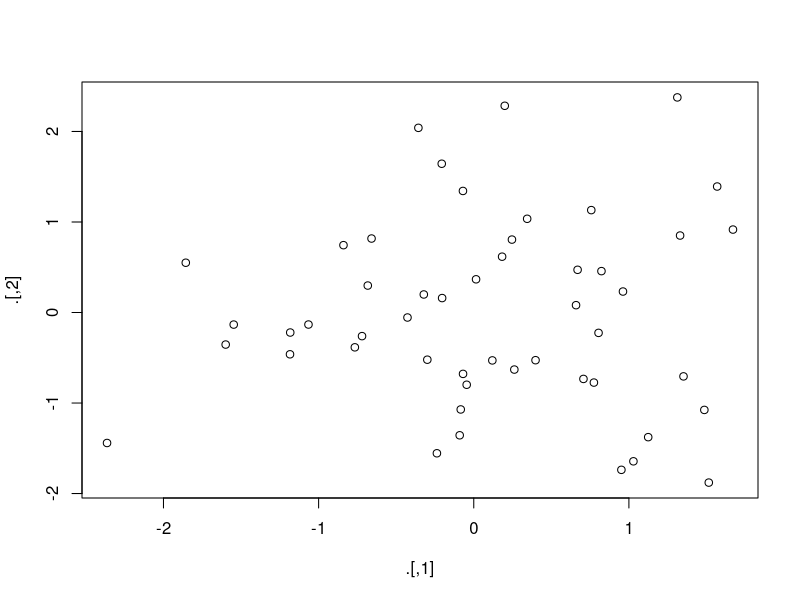
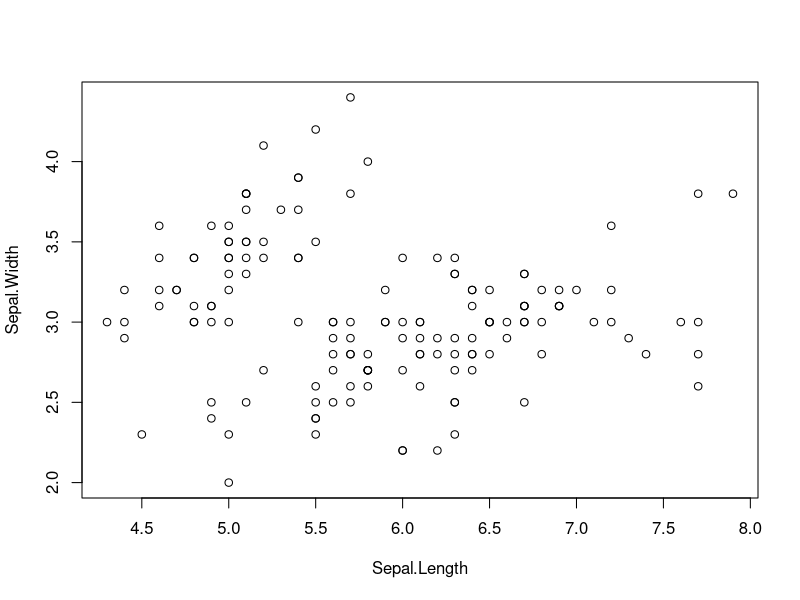

Here is the R script that generated these plots, in order:
## ---- chunk 1
knitr::opts_chunk$set(echo = TRUE, cache = TRUE, message = FALSE)
## ---- chunk 2
library(ggplot2)
library(dplyr)
library(forcats)
library(tidyr)
library(lubridate)
library(stringr)
## ---- chunk 3
env <- environment()
"x" %>% assign(100, envir = env)
x
## ---- chunk 4
library(magrittr)
rnorm(100) %>%
  matrix(ncol = 2) %T>%
  plot() %>% 
  str()

iris %>% 
  select(Sepal.Length, Sepal.Width) %T>%  
  plot() %>% 
  select(Sepal.Length) %>% 
  head(10)

## ---- chunk 5
mtcars %$%
  cor(disp, mpg)

mtcars %>%
  with(cor(disp, mpg))

